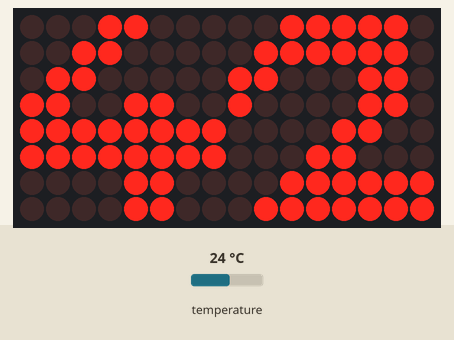
Simulated run of this sketch. Board: Arduino Uno, built with avr-gcc and run on an emulated ATmega328P. Parts: 16×8 LED matrix. Inputs (shaded band) come from the test bench; at power-on: temperature 24 °C.

Above: at 1.7 s.

The sketch:

temp.hex.ino
```cpp
#include <DallasTemperature.h>
#include <OneWire.h>
#include <LedControl.h>

#define CLK_PIN   13
#define DATA_PIN  11
#define CS_PIN    10

#define MAX_DEVICES 2

// in which PIN the temperature is plugged
#define SENSOR_PIN 8

//DATA | CLK | CS/LOAD | number of matrices
LedControl lc = LedControl(11, 13, 10, MAX_DEVICES);

// setup a oneWire instance to communicate with any OneWire
//devices (not just Maxim/Dallas temperature ICs)
OneWire oneWire(SENSOR_PIN);

// pass oneWire to DallasTemperature library
DallasTemperature sensors(&oneWire);


const byte numbers[10][8] = {
 {//0
  B00111100,
  B01000010,
  B01000010,
  B01000010,
  B01000010,
  B01000010,
  B01000010,
  B00111100
 },
 {//1
  B00011100,
  B00111100,
  B01101100,
  B11001100,
  B00001100,
  B00001100,
  B00001100,
  B00001100
 },
 {//2
  B00111110,
  B01111110,
  B11000110,
  B10000110,
  B00001100,
  B00011000,
  B00111111,
  B01111111
 },
 {//3
  B01111110,
  B11000110,
  B10000110,
  B00011000,
  B00011000,
  B10000110,
  B11000110,
  B01111110
 },
 {//4
  B00011000,
  B00110000,
  B01100000,
  B11001100,
  B11111111,
  B11111111,
  B00001100,
  B00001100
 },
 {//5
  B01111110,
  B01000000,
  B01000000,
  B01000000,
  B01111110,
  B00000010,
  B00000010,
  B01111110
 },
 {//6
  B00011110,
  B00100000,
  B01000000,
  B01000000,
  B01111100,
  B01000010,
  B01000010,
  B00111100
 },
 {//7
  B11111111,
  B11111111,
  B00000110,
  B00001100,
  B01111110,
  B00110000,
  B01100000,
  B11000000
 },//8
 {B01111110,
  B01000010,
  B01000010,
  B01111110,
  B01111110,
  B01000010,
  B01000010,
  B01111110
 },//9
 {B01111110,
  B01000010,
  B01000010,
  B01111110,
  B00000010,
  B00000010,
  B00000010,
  B01111110}
};


void setup() {
  // initialize the sensor
  sensors.begin();
  lc.shutdown(0,false);
  lc.shutdown(1,false);
  lc.setIntensity(0,15);
  lc.setIntensity(1,15);
  lc.clearDisplay(0);
  lc.clearDisplay(1);
}

void loop() {
  sensors.requestTemperatures();

  // get the temperature from the first sensor only
  float tempCelsius = sensors.getTempCByIndex(0);

  int temp = (int) tempCelsius;

  delay(100);

  while (temp != -127) {
    sensors.requestTemperatures();
    tempCelsius = sensors.getTempCByIndex(0);

    int last = temp % 10; //für die letzte Zahl
    for(int r=0; r<8; r++) {
      lc.setRow(0,r,numbers[last][r]);
    }

    int first = temp/10 % 10; //für die erste
    for(int r=0; r<8; r++) {
      lc.setRow(1,r,numbers[first][r]);
    }
  }
}
```
